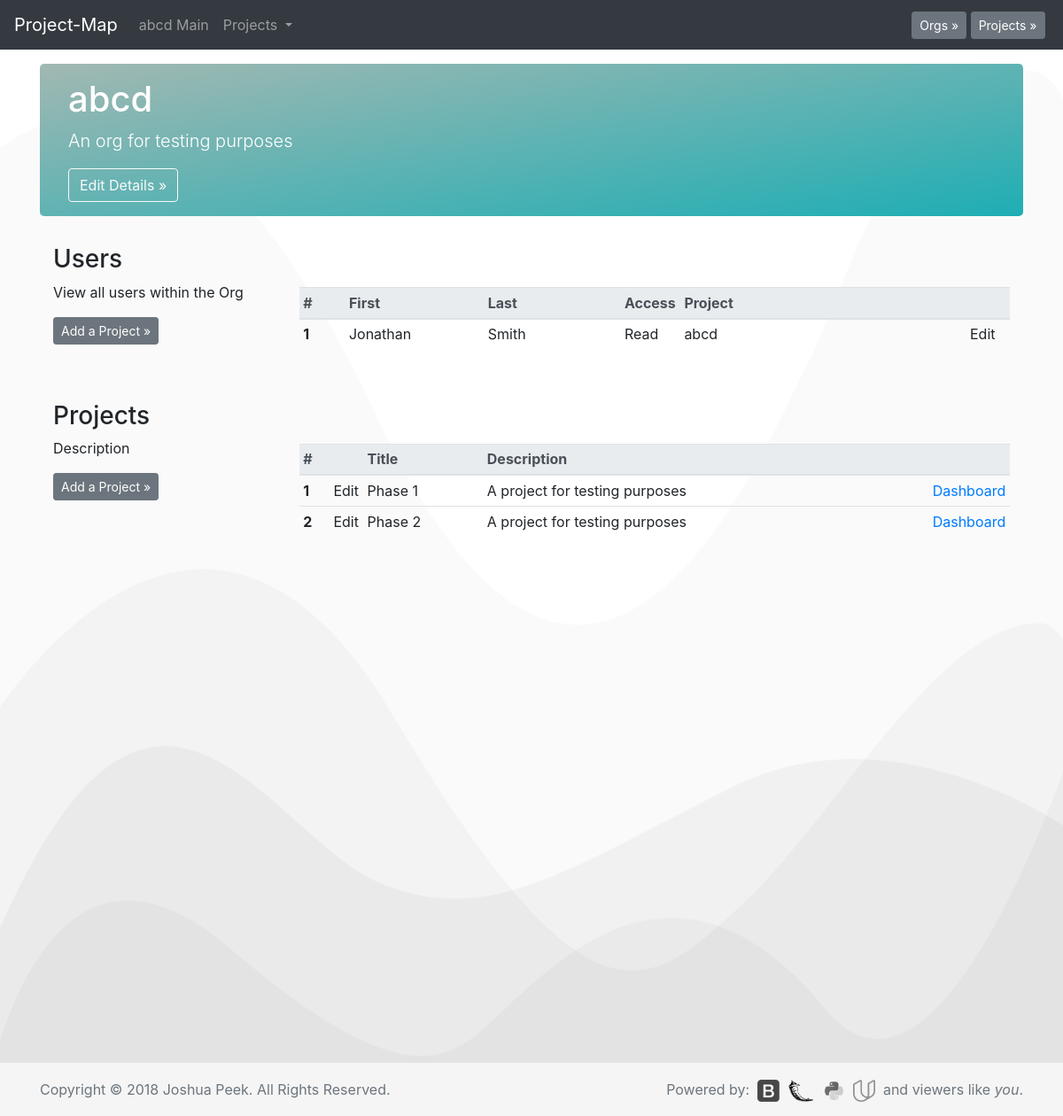
/o?1, run on the app's committed database.
### database_setup.py (models this page shows, shortened)
class Org(Base):
    __tablename__ = 'org'
    id = Column(Integer, primary_key=True)
    title = Column(String(250), nullable=False)
    description = Column(String(500))

class userOrg(Base):
    __tablename__ = 'userorg'
    id = Column(Integer, primary_key=True)
    access = Column(String(1), nullable=False)
    user_id = Column(Integer, ForeignKey('user.id'))
    user = relationship(user)
    org_id = Column(Integer, ForeignKey('org.id'))
    org = relationship(Org)

class user(Base):
    __tablename__ = 'user'
    id = Column(Integer, primary_key=True)
    firstname = Column(String(100))
    lastname = Column(String(100))
    email = Column(String(250))

class Project(Base):
    __tablename__ = 'project'
    id = Column(Integer, primary_key=True)
    title = Column(String(250), nullable=False)
    description = Column(String(500))
    org_id = Column(Integer, ForeignKey('org.id'))
    org = relationship(Org)

### app.py (the view)
@app.route('/o?<int:org_id>')
def orgPage(org_id):
    allorgs = session.query(Org).all()
    allprojects = session.query(Project).all()
    org = session.query(Org).filter_by(id=org_id).one()
    projects = session.query(Project).filter_by(org_id=org.id).all()
    userOrgs = session.query(userOrg).filter_by(org_id=org.id).all()
    return render_template('org.html', org=org, projects=projects,
                            allorgs=allorgs, allprojects=allprojects,
                            userOrgs=userOrgs)

### templates/org.html (shortened to what this page needs)
<!doctype html>
<html lang="en">
  {% include "header.html" %}
  <body>
    {% include "menu.html" %}
    <main role="main" class="container">
      <div class="jumbotron" style="padding:1rem 2rem;">
        <h1>{{org.title}}</h1>
        <p class="lead">{{org.description}}</p>
        <button type="button" class="btn btn-md btn btn-outline-light" data-toggle="modal" data-target="#edit-org-details">Edit Details &raquo;</button>
      </div>
      <div class="container">
        <div class="row mb-4">
          <div class="col-md-3">
            <h3>Users</h3>
              <p>View all users within the Org</p>
              <p><button type="button" class="btn btn-secondary btn-sm" data-toggle="modal" data-target="#add-project">Add a Project &raquo;</button></p>
              <br>
          </div>
          <div class="col-md-9">
            <br><br>
            <table class="table table-responsive table-sm table-hover" width="100%">
              <thead class="thead-light">
                <tr>
                  <th scope="col" width="55px">#</th>
                  <th scope="col" width="165px">First</th>
                  <th scope="col" width="165px">Last</th>
                  <th scope="col" width="50px">Access</th>
                  <th scope="col" width="350px">Project</th>
                  <th scope="col" width="51px"></th>
                </tr>
              </thead>
              <tbody>
                {% for i in userOrgs %}
                <tr>
                  <th scope="row">{{loop.index}}</th>
                  <td>{{i.user.firstname}}</td>
                  <td>{{i.user.lastname}}</td>
                  <td>
                    {% if i.access == "0" %}
                    None
                    {% elif i.access == "1" %}
                    Read
                    {% elif i.access == "2" %}
                    Edit
                    {% else %}
                    Error
                    {% endif %}
                  </td>
                  <td>{{i.org.title}}</td>
                  <td>Edit</td>
                </tr>
                {% endfor %}
              </tbody>
            </table>
          </div>
        </div>
      </div>
      <div class="container">
        <div class="row mb-4">
          <div class="col-md-3">
            <h3>Projects</h3>
              <p>Description</p>
              <p><button type="button" class="btn btn-secondary btn-sm" data-toggle="modal" data-target="#add-project">Add a Project &raquo;</button></p>
              <br>
          </div>
          <div class="col-md-9">
            <br><br>
            <table class="table table-responsive table-sm table-hover" width="100%">
              <thead class="thead-light">
                <tr>
                  <th scope="col" width="35px">#</th>
                  <th scope="col" width="30px"></th>
                  <th scope="col" width="140px">Title</th>
                  <th scope="col" width="527px">Description</th>
                  <th scope="col" width="70px"></th>
                </tr>
              </thead>
              <tbody>
                {% for i in projects %}
                <tr>
                  <th scope="row">{{loop.index}}</th>
                  <td>Edit</td>
                  <td>{{i.title}}</td>
                  <td>{{i.description}}</td>
                  <td><a href="{{url_for('projectPage', org_id = i.org.id,  project_id = i.id)}}">Dashboard</a></td>
                </tr>
                {% endfor %}
              </tbody>
            </table>
          </div>
        </div>
      </div>
    </main>
  {% include "footer.html" %}
  </body>
</html>

### templates/menu.html (shortened to what this page needs)
<nav class="navbar navbar-expand-md navbar-dark fixed-top bg-dark">
  <a class="navbar-brand" href="/">Project-Map</a>
  <div class="collapse navbar-collapse" id="navbarCollapse">
    <ul class="navbar-nav mr-auto">
      {% if org is defined %}
      <li class="nav-item">
        <a class="nav-link" href="{{url_for('orgPage', org_id=org.id)}}">
          {{org.title}} Main
        </a>
      </li>
      {% endif %}
      {% if projects is defined %}
      <li class="nav-item dropdown">
        <a class="nav-link dropdown-toggle" href="#" id="navbarDropdown" role="button" data-toggle="dropdown" aria-haspopup="true" aria-expanded="false">
          Projects
        </a>
      </li>
      {% endif %}
    </ul>
    {% if allorgs is defined %}
    <button type="button" class="btn btn-secondary btn-sm my-2 my-sm-0" data-toggle="modal" data-target="#org-select">Orgs &raquo;</button>&nbsp;
    {% endif %}
    {% if allprojects is defined %}
    <button type="button" class="btn btn-secondary btn-sm my-2 my-sm-0" data-toggle="modal" data-target="#project-select">Projects &raquo;</button>&nbsp;
    {% endif %}
  </div>
</nav>

### data on the page
Org: title "abcd", description "An org for testing purposes"
userOrg: user.firstname "Jonathan", user.lastname "Smith", access "Read", org "abcd"
Project: title "Phase 1", description "A project for testing purposes"
Project: title "Phase 2", description "A project for testing purposes"
